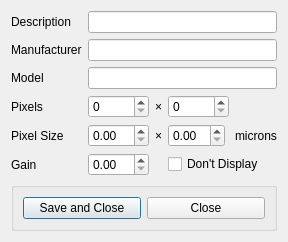
<?xml version="1.0" encoding="UTF-8"?>
<ui version="4.0">
 <class>Dialog</class>
 <widget class="QDialog" name="Dialog">
  <property name="geometry">
   <rect>
    <x>0</x>
    <y>0</y>
    <width>257</width>
    <height>224</height>
   </rect>
  </property>
  <property name="windowTitle">
   <string>Dialog</string>
  </property>
  <layout class="QGridLayout" name="gridLayout">
   <item row="0" column="0">
    <widget class="QLabel" name="label">
     <property name="text">
      <string>Description</string>
     </property>
    </widget>
   </item>
   <item row="1" column="0">
    <widget class="QLabel" name="label_2">
     <property name="text">
      <string>Manufacturer</string>
     </property>
    </widget>
   </item>
   <item row="0" column="1" colspan="4">
    <widget class="QLineEdit" name="lineEditShortText"/>
   </item>
   <item row="1" column="1" colspan="4">
    <widget class="QLineEdit" name="lineEditManufacturer"/>
   </item>
   <item row="7" column="0" colspan="5">
    <widget class="QGroupBox" name="groupBox">
     <property name="title">
      <string/>
     </property>
     <layout class="QGridLayout" name="gridLayout_2">
      <item row="0" column="0">
       <widget class="QPushButton" name="pushButtonOk">
        <property name="sizePolicy">
         <sizepolicy hsizetype="Preferred" vsizetype="Fixed">
          <horstretch>0</horstretch>
          <verstretch>0</verstretch>
         </sizepolicy>
        </property>
        <property name="text">
         <string>Save and Close</string>
        </property>
        <property name="icon">
         <iconset resource="../VSOP.qrc">
          <normaloff>:/images/save.png</normaloff>:/images/save.png</iconset>
        </property>
       </widget>
      </item>
      <item row="0" column="1">
       <widget class="QPushButton" name="pushButtonCancel">
        <property name="sizePolicy">
         <sizepolicy hsizetype="Preferred" vsizetype="Fixed">
          <horstretch>0</horstretch>
          <verstretch>0</verstretch>
         </sizepolicy>
        </property>
        <property name="text">
         <string>Close</string>
        </property>
       </widget>
      </item>
     </layout>
    </widget>
   </item>
   <item row="2" column="0">
    <widget class="QLabel" name="label_3">
     <property name="text">
      <string>Model</string>
     </property>
    </widget>
   </item>
   <item row="3" column="0">
    <widget class="QLabel" name="label_4">
     <property name="text">
      <string>Pixels</string>
     </property>
    </widget>
   </item>
   <item row="3" column="1">
    <widget class="QSpinBox" name="spinBoxNX">
     <property name="sizePolicy">
      <sizepolicy hsizetype="Fixed" vsizetype="Fixed">
       <horstretch>0</horstretch>
       <verstretch>0</verstretch>
      </sizepolicy>
     </property>
     <property name="maximum">
      <number>10000</number>
     </property>
    </widget>
   </item>
   <item row="3" column="2">
    <widget class="QLabel" name="label_5">
     <property name="text">
      <string>×</string>
     </property>
    </widget>
   </item>
   <item row="3" column="3">
    <widget class="QSpinBox" name="spinBoxNY">
     <property name="sizePolicy">
      <sizepolicy hsizetype="Fixed" vsizetype="Fixed">
       <horstretch>0</horstretch>
       <verstretch>0</verstretch>
      </sizepolicy>
     </property>
     <property name="maximum">
      <number>10000</number>
     </property>
    </widget>
   </item>
   <item row="4" column="0">
    <widget class="QLabel" name="label_6">
     <property name="text">
      <string>Pixel Size</string>
     </property>
    </widget>
   </item>
   <item row="4" column="1">
    <widget class="QDoubleSpinBox" name="doubleSpinBoxDX"/>
   </item>
   <item row="4" column="2">
    <widget class="QLabel" name="label_7">
     <property name="text">
      <string>×</string>
     </property>
    </widget>
   </item>
   <item row="4" column="3">
    <widget class="QDoubleSpinBox" name="doubleSpinBoxDY">
     <property name="sizePolicy">
      <sizepolicy hsizetype="Fixed" vsizetype="Fixed">
       <horstretch>0</horstretch>
       <verstretch>0</verstretch>
      </sizepolicy>
     </property>
    </widget>
   </item>
   <item row="5" column="0">
    <widget class="QLabel" name="label_8">
     <property name="text">
      <string>Gain</string>
     </property>
    </widget>
   </item>
   <item row="5" column="3" colspan="2">
    <widget class="QCheckBox" name="checkBoxDontDisplay">
     <property name="text">
      <string>Don't Display</string>
     </property>
    </widget>
   </item>
   <item row="5" column="1">
    <widget class="QDoubleSpinBox" name="doubleSpinBoxADU"/>
   </item>
   <item row="2" column="1" colspan="4">
    <widget class="QLineEdit" name="lineEditModel"/>
   </item>
   <item row="4" column="4">
    <widget class="QLabel" name="label_9">
     <property name="text">
      <string>microns</string>
     </property>
    </widget>
   </item>
  </layout>
 </widget>
 <tabstops>
  <tabstop>lineEditShortText</tabstop>
  <tabstop>lineEditManufacturer</tabstop>
  <tabstop>lineEditModel</tabstop>
  <tabstop>spinBoxNX</tabstop>
  <tabstop>spinBoxNY</tabstop>
  <tabstop>doubleSpinBoxDX</tabstop>
  <tabstop>doubleSpinBoxDY</tabstop>
  <tabstop>doubleSpinBoxADU</tabstop>
  <tabstop>checkBoxDontDisplay</tabstop>
  <tabstop>pushButtonOk</tabstop>
  <tabstop>pushButtonCancel</tabstop>
 </tabstops>
 <resources>
  <include location="../VSOP.qrc"/>
 </resources>
 <connections/>
</ui>
